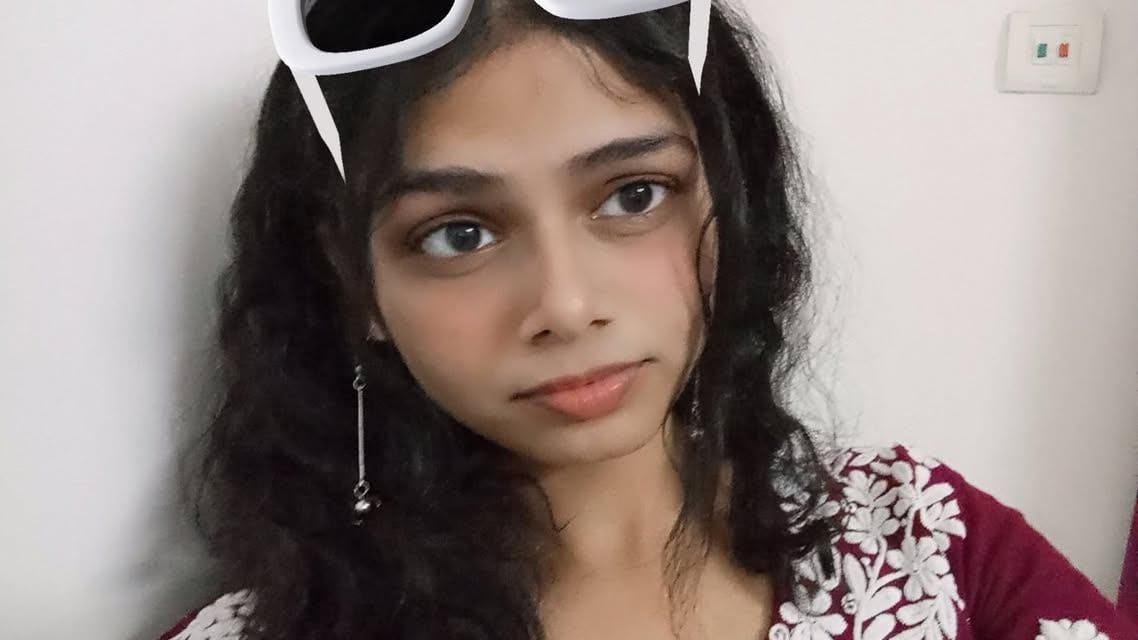
#> input picture WhatsApp Image 2026-07-26 at 17.02.03.jpeg, 1138 x 640 px
$ python create_framed_image.py
#> lines starting #> are read from the running program, lines starting #| are printed output that depends on the picture
import math
import os
from PIL import Image, ImageDraw, ImageFont, ImageFilter

def draw_cartoon_rose(draw, cx, cy, radius, main_color=(255, 51, 102), light_color=(255, 128, 160), dark_color=(204, 0, 68), outline_color=(153, 0, 51)):
    # Draw leaves around rose
    leaf_color = (74, 222, 128)
    leaf_outline = (22, 101, 52)

    # 3 leaves at angles 45, 160, 260
    for leaf_angle in [40, 150, 250]:
        rad = math.radians(leaf_angle)
        lx = cx + math.cos(rad) * (radius * 1.1)
        ly = cy + math.sin(rad) * (radius * 1.1)

        # Leaf points
        p1 = (cx + math.cos(rad - 0.4) * (radius * 0.5), cy + math.sin(rad - 0.4) * (radius * 0.5))
        p2 = (cx + math.cos(rad) * (radius * 1.7), cy + math.sin(rad) * (radius * 1.7))
        p3 = (cx + math.cos(rad + 0.4) * (radius * 0.5), cy + math.sin(rad + 0.4) * (radius * 0.5))

        draw.polygon([p1, p2, p3], fill=leaf_color, outline=leaf_outline, width=max(2, int(radius * 0.08)))

    # Outer petal circles for cartoon rose look
    for i, angle in enumerate([0, 72, 144, 216, 288]):
        rad = math.radians(angle)
        px = cx + math.cos(rad) * (radius * 0.5)
        py = cy + math.sin(rad) * (radius * 0.5)
        pr = radius * 0.65
        draw.ellipse([px - pr, py - pr, px + pr, py + pr], fill=light_color, outline=outline_color, width=max(2, int(radius * 0.07)))

    # Middle petals
    for i, angle in enumerate([36, 108, 180, 252, 324]):
        rad = math.radians(angle)
        px = cx + math.cos(rad) * (radius * 0.35)
        py = cy + math.sin(rad) * (radius * 0.35)
        pr = radius * 0.5
        draw.ellipse([px - pr, py - pr, px + pr, py + pr], fill=main_color, outline=outline_color, width=max(2, int(radius * 0.07)))

    # Inner core spiral / concentric arches
    draw.ellipse([cx - radius*0.35, cy - radius*0.35, cx + radius*0.35, cy + radius*0.35], fill=dark_color, outline=outline_color, width=max(2, int(radius * 0.07)))

    # Swirl accent inside center
    draw.arc([cx - radius*0.22, cy - radius*0.22, cx + radius*0.22, cy + radius*0.22], start=0, end=240, fill=(255, 255, 255), width=max(2, int(radius * 0.08)))
    draw.arc([cx - radius*0.12, cy - radius*0.12, cx + radius*0.12, cy + radius*0.12], start=120, end=360, fill=light_color, width=max(2, int(radius * 0.07)))

def main():
    img_path = 'WhatsApp Image 2026-07-26 at 17.02.03.jpeg'
    if not os.path.exists(img_path):
        print(f"Error: {img_path} not found")
        return

    photo = Image.open(img_path).convert('RGBA')
    pw, ph = photo.size
#> pw = 1138; ph = 640

    # Canvas dimensions
    canvas_w = max(1600, pw + 400)
#> canvas_w = 1600
    canvas_h = max(1200, ph + 400)
#> canvas_h = 1200

    # Pink background
    canvas = Image.new('RGBA', (canvas_w, canvas_h), (255, 194, 209, 255))

    # Draw Pink Gradient background
    gradient = Image.new('RGBA', (canvas_w, canvas_h))
#> gradient: PIL image 1600x1200 RGBA; every value is 0
    draw_g = ImageDraw.Draw(gradient)
    for y in range(canvas_h):
        r = int(255 - (y / canvas_h) * 20)
        g = int(180 - (y / canvas_h) * 40)
        b = int(205 - (y / canvas_h) * 30)
        draw_g.line([(0, y), (canvas_w, y)], fill=(r, g, b, 255))

    canvas = Image.alpha_composite(canvas, gradient)

    # Watermark overlay layer
    watermark_layer = Image.new('RGBA', (canvas_w * 2, canvas_h * 2), (0, 0, 0, 0))
#> watermark_layer: PIL image 3200x2400 RGBA; every value is 0
    wm_draw = ImageDraw.Draw(watermark_layer)

    # Try loading a nice font, fallback to default if not available
    try:
        font = ImageFont.truetype("arial.ttf", 36)
    except:
        font = ImageFont.load_default()

    text = "aqsa aqsa  🌸  aqsa  💖  "
    step_x = 280
    step_y = 70

    for y_idx, y in enumerate(range(0, canvas_h * 2, step_y)):
        offset = (y_idx % 2) * 120
        for x in range(-200, canvas_w * 2, step_x):
            wm_draw.text((x + offset, y), text, font=font, fill=(180, 20, 90, 45))

    # Rotate watermark layer
    rotated_wm = watermark_layer.rotate(20, resample=Image.BICUBIC, expand=False)
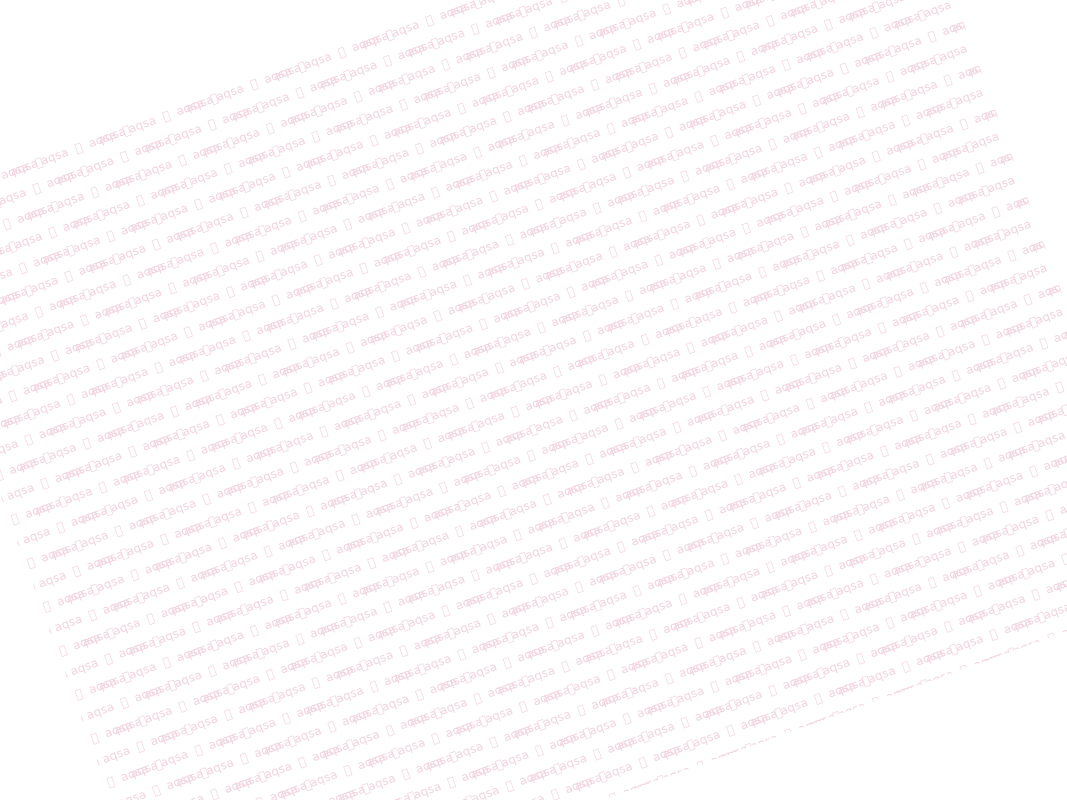
#> rotated_wm: PIL image 3200x2400 RGBA (shown at 1/3 size); mean R, G, B, A 25.1, 2.1, 11.8, 4.6; transparent parts drawn white
    # Crop to canvas size
    crop_x = (watermark_layer.width - canvas_w) // 2
#> crop_x = 800
    crop_y = (watermark_layer.height - canvas_h) // 2
#> crop_y = 600
    rotated_wm_cropped = rotated_wm.crop((crop_x, crop_y, crop_x + canvas_w, crop_y + canvas_h))
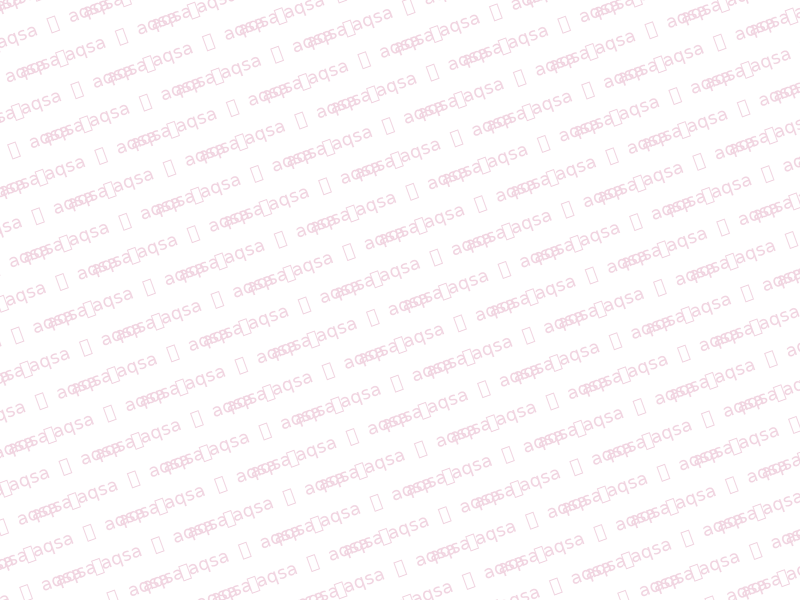
#> rotated_wm_cropped: PIL image 1600x1200 RGBA (shown at 1/2 size); mean R, G, B, A 29, 2.5, 13.7, 5.3; transparent parts drawn white

    canvas = Image.alpha_composite(canvas, rotated_wm_cropped)

    # Position for photo frame (centered)
    frame_padding = 24
    border_width = 8

    frame_w = pw + (frame_padding + border_width) * 2
#> frame_w = 1202
    frame_h = ph + (frame_padding + border_width) * 2
#> frame_h = 704

    fx = (canvas_w - frame_w) // 2
#> fx = 199
    fy = (canvas_h - frame_h) // 2
#> fy = 248

    # Drop shadow for frame
    shadow = Image.new('RGBA', (canvas_w, canvas_h), (0,0,0,0))
    s_draw = ImageDraw.Draw(shadow)
    s_draw.rounded_rectangle([fx + 10, fy + 12, fx + frame_w + 10, fy + frame_h + 12], radius=30, fill=(120, 0, 40, 70))
    shadow = shadow.filter(ImageFilter.GaussianBlur(15))
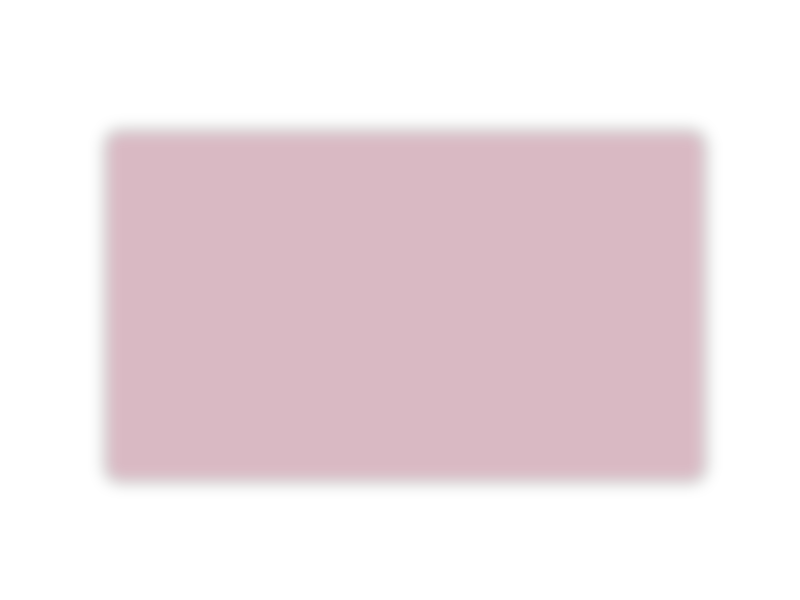
#> shadow: PIL image 1600x1200 RGBA (shown at 1/2 size); mean R, G, B, A 53, 0, 17.7, 30.9; transparent parts drawn white
    canvas = Image.alpha_composite(canvas, shadow)
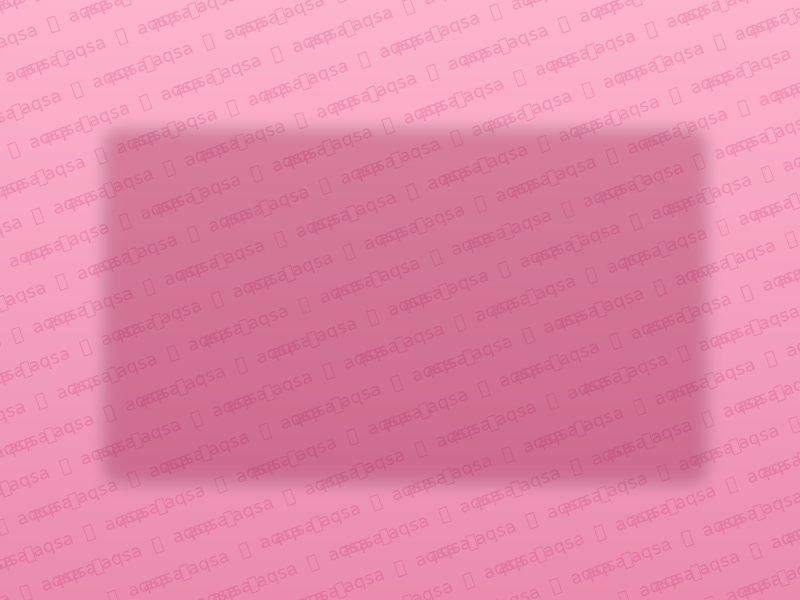
#> canvas: PIL image 1600x1200 RGBA (shown at 1/2 size); mean R, G, B, A 227.7, 137.7, 169.4, 255

    # Main Frame rectangle
    frame_img = Image.new('RGBA', (canvas_w, canvas_h), (0,0,0,0))
    f_draw = ImageDraw.Draw(frame_img)

    # Outer white/cream frame
    f_draw.rounded_rectangle([fx, fy, fx + frame_w, fy + frame_h], radius=28, fill=(255, 255, 255, 245), outline=(255, 105, 180, 200), width=4)
    # Inner pink border
    f_draw.rounded_rectangle([fx + frame_padding, fy + frame_padding, fx + frame_w - frame_padding, fy + frame_h - frame_padding], radius=18, outline=(230, 50, 120, 180), width=3)

    canvas = Image.alpha_composite(canvas, frame_img)
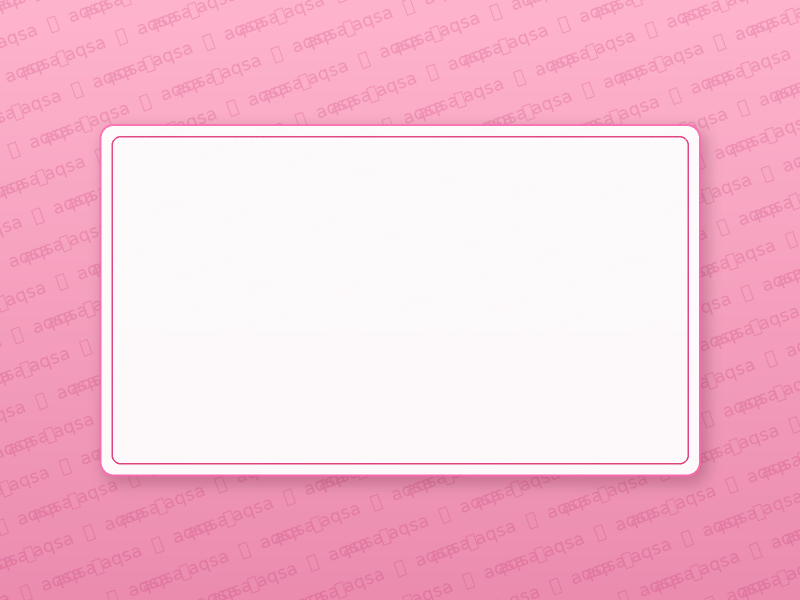
#> canvas: PIL image 1600x1200 RGBA (shown at 1/2 size); mean R, G, B, A 246.5, 194.9, 213.5, 255

    # Paste photo inside frame
    px = fx + frame_padding + border_width
#> px = 231
    py = fy + frame_padding + border_width
#> py = 280
    canvas.paste(photo, (px, py), photo)
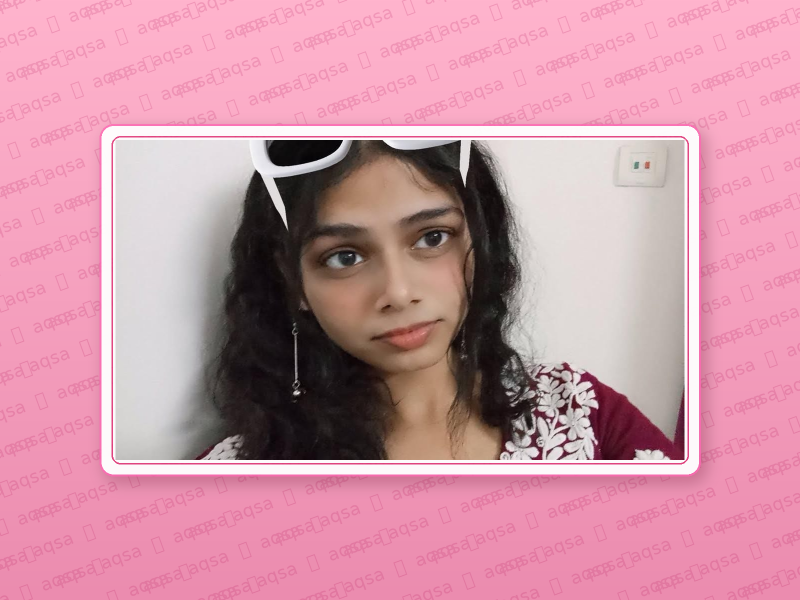
#> canvas: PIL image 1600x1200 RGBA (shown at 1/2 size); mean R, G, B, A 204.9, 149.3, 165.9, 255

    # Draw Cartoon Roses on Frame Corners and Sides
    overlay_draw = ImageDraw.Draw(canvas)

    # Corner 1: Top-Left
    draw_cartoon_rose(overlay_draw, fx + 15, fy + 15, radius=45, main_color=(255, 51, 119))
    draw_cartoon_rose(overlay_draw, fx + 65, fy - 10, radius=32, main_color=(255, 102, 153))
    draw_cartoon_rose(overlay_draw, fx - 10, fy + 65, radius=30, main_color=(230, 40, 90))

    # Corner 2: Top-Right
    draw_cartoon_rose(overlay_draw, fx + frame_w - 15, fy + 15, radius=45, main_color=(255, 51, 119))
    draw_cartoon_rose(overlay_draw, fx + frame_w - 65, fy - 10, radius=32, main_color=(255, 120, 170))
    draw_cartoon_rose(overlay_draw, fx + frame_w + 10, fy + 65, radius=30, main_color=(230, 40, 90))

    # Corner 3: Bottom-Left
    draw_cartoon_rose(overlay_draw, fx + 15, fy + frame_h - 15, radius=45, main_color=(255, 51, 119))
    draw_cartoon_rose(overlay_draw, fx + 65, fy + frame_h + 10, radius=32, main_color=(255, 102, 153))
    draw_cartoon_rose(overlay_draw, fx - 10, fy + frame_h - 65, radius=30, main_color=(230, 40, 90))

    # Corner 4: Bottom-Right
    draw_cartoon_rose(overlay_draw, fx + frame_w - 15, fy + frame_h - 15, radius=45, main_color=(255, 51, 119))
    draw_cartoon_rose(overlay_draw, fx + frame_w - 65, fy + frame_h + 10, radius=32, main_color=(255, 120, 170))
    draw_cartoon_rose(overlay_draw, fx + frame_w + 10, fy + frame_h - 65, radius=30, main_color=(230, 40, 90))

    # Top Center Rose Accent
    draw_cartoon_rose(overlay_draw, fx + frame_w // 2, fy - 15, radius=38, main_color=(255, 20, 100))

    # Save output image
    output_filename = "aqsa_framed_watermark.png"
    canvas.convert('RGB').save(output_filename, "PNG")
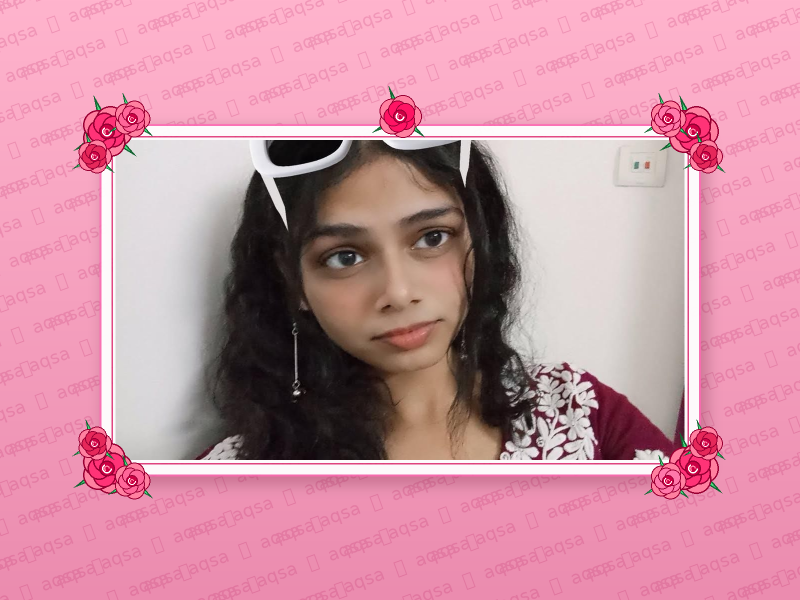
#> saved as aqsa_framed_watermark.png: PIL image 1600x1200 RGB (shown at 1/2 size); mean R, G, B 204.1, 146, 163.2
    print(f"Successfully generated {output_filename}")

if __name__ == '__main__':
    main()
